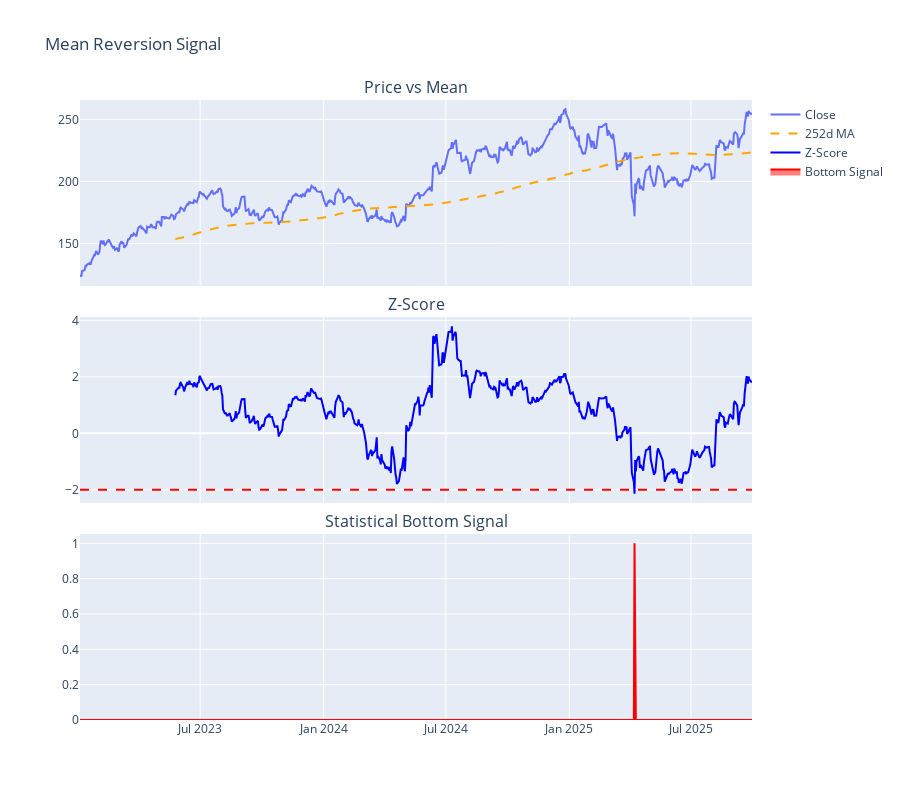

The code cell stored with this chart in its notebook:
### Markdown cell above
## 7. Mean Reversion Signal

Statistical bottom detection: how far is price from long-term mean? Z-score < -2 means >2 standard deviations below mean (97.5th percentile).

### Code cell
df = calculate_mean_reversion_signal(df)

fig = make_subplots(rows=3, cols=1, shared_xaxes=True, vertical_spacing=0.05,
                    subplot_titles=('Price vs Mean', 'Z-Score', 'Statistical Bottom Signal'))

fig.add_trace(go.Scatter(x=df['date'], y=df['close'], name='Close'), row=1, col=1)
fig.add_trace(go.Scatter(x=df['date'], y=df['price_ma252'], name='252d MA',
                        line=dict(color='orange', dash='dash')), row=1, col=1)

fig.add_trace(go.Scatter(x=df['date'], y=df['price_zscore'], name='Z-Score',
                        line=dict(color='blue')), row=2, col=1)
fig.add_hline(y=-2, line_dash="dash", line_color="red", row=2, col=1)

fig.add_trace(go.Scatter(x=df['date'], y=df['statistical_bottom'], name='Bottom Signal',
                        fill='tozeroy', line=dict(color='red')), row=3, col=1)

fig.update_layout(height=800, title_text="Mean Reversion Signal")
fig.show()

### Figure 1 — Plotly figure (JSON) as saved in the notebook; plotly's stock layout.template omitted (floating-point values rounded to 4 significant figures; data arrays with more than 128 entries replaced by an {"elided": "..."} marker saying what was removed)
{"data": [{"name": "Close", "type": "scatter", "x": {"elided": "688 str values"}, "xaxis": "x", "y": {"elided": "688 float values"}, "yaxis": "y"}, {"line": {"color": "orange", "dash": "dash"}, "name": "252d MA", "type": "scatter", "x": {"elided": "688 str values"}, "xaxis": "x", "y": {"elided": "688 float values"}, "yaxis": "y"}, {"line": {"color": "blue"}, "name": "Z-Score", "type": "scatter", "x": {"elided": "688 str values"}, "xaxis": "x2", "y": {"elided": "688 float values"}, "yaxis": "y2"}, {"fill": "tozeroy", "line": {"color": "red"}, "name": "Bottom Signal", "type": "scatter", "x": {"elided": "688 str values"}, "xaxis": "x3", "y": {"elided": "688 int values"}, "yaxis": "y3"}], "layout": {"annotations": [{"font": {"size": 16}, "showarrow": false, "text": "Price vs Mean", "x": 0.5, "xanchor": "center", "xref": "paper", "y": 1, "yanchor": "bottom", "yref": "paper"}, {"font": {"size": 16}, "showarrow": false, "text": "Z-Score", "x": 0.5, "xanchor": "center", "xref": "paper", "y": 0.65, "yanchor": "bottom", "yref": "paper"}, {"font": {"size": 16}, "showarrow": false, "text": "Statistical Bottom Signal", "x": 0.5, "xanchor": "center", "xref": "paper", "y": 0.3, "yanchor": "bottom", "yref": "paper"}], "height": 800, "shapes": [{"line": {"color": "red", "dash": "dash"}, "type": "line", "x0": 0, "x1": 1, "xref": "x2 domain", "y0": -2, "y1": -2, "yref": "y2"}], "title": {"text": "Mean Reversion Signal"}, "xaxis": {"anchor": "y", "domain": [0, 1], "matches": "x3", "showticklabels": false}, "xaxis2": {"anchor": "y2", "domain": [0, 1], "matches": "x3", "showticklabels": false}, "xaxis3": {"anchor": "y3", "domain": [0, 1]}, "yaxis": {"anchor": "x", "domain": [0.7, 1]}, "yaxis2": {"anchor": "x2", "domain": [0.35, 0.65]}, "yaxis3": {"anchor": "x3", "domain": [0, 0.3]}}}
